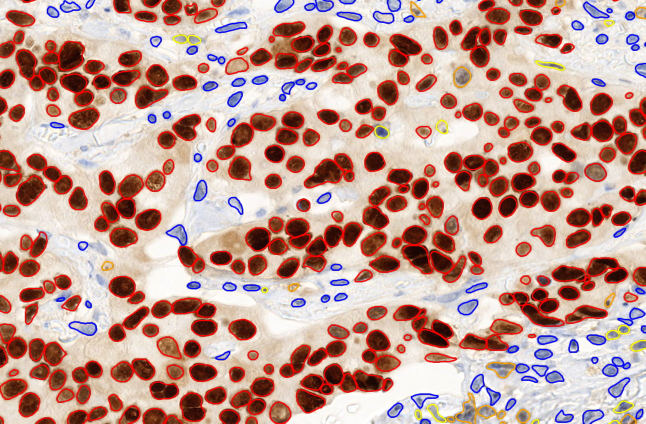
#> input picture example/ref.jpg, 1291 x 847 px (shown at 1/2 size)
$ python -i segmentation.py   (imports and definitions only)
#> lines starting #> are read from the running program, lines starting #| are printed output that depends on the picture; after the words box and inside, x2 and y2 are one past the last pixel; in counts of white or black regions, pixels touching at a corner belong together
import cv2
import numpy as np
import scipy.ndimage as ndi
from skimage.color import label2rgb
from skimage.feature import peak_local_max
from skimage.segmentation import watershed

def to_grayscale(image: np.ndarray) -> np.ndarray:
    """
    Convert an RGB image to grayscale.

    Parameters:
        image (np.ndarray): RGB image (H, W, 3)

    Returns:
        np.ndarray: Grayscale image (H, W)
    """
    gray = cv2.cvtColor(image, cv2.COLOR_RGB2GRAY)
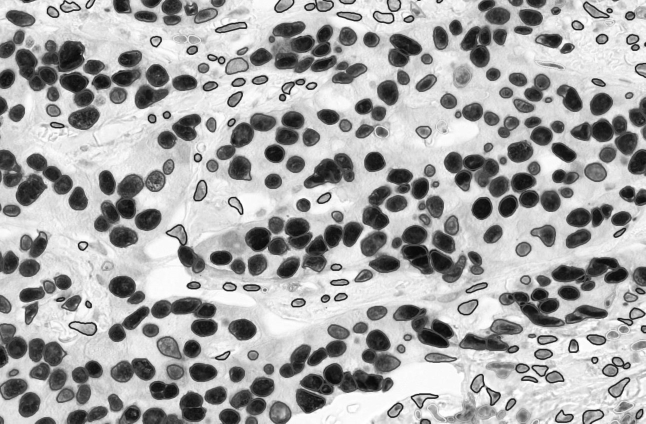
#> gray: shape (847, 1291) (shown at 1/2 size); min 4, max 255, mean 166.9
    return gray

def smooth_image(gray: np.ndarray, kernel_size: int = 5) -> np.ndarray:
    """
    Apply Gaussian blur to a grayscale image.

    Parameters:
        gray (np.ndarray): Grayscale image
        kernel_size (int): Size of the Gaussian kernel

    Returns:
        np.ndarray: Smoothed image
    """
#> called with kernel_size = 5
    blurred = cv2.GaussianBlur(gray, (kernel_size, kernel_size), 0)
    return blurred

def threshold_image(gray: np.ndarray, thr_method: str) -> np.ndarray:
    """
    Apply Otsu/Adaptive thresholding to grayscale image.

    Parameters:
        gray (np.ndarray): Grayscale image

    Returns:
        np.ndarray: Binary mask (nuclei = 1, background = 0)
    """
#> called with thr_method = 'adaptive'
    if thr_method == 'otsu':
        _, binary = cv2.threshold(gray, 0, 255, cv2.THRESH_BINARY + cv2.THRESH_OTSU)
    else:
        binary = cv2.adaptiveThreshold(gray, 255, cv2.ADAPTIVE_THRESH_GAUSSIAN_C, cv2.THRESH_BINARY, 301, 10)
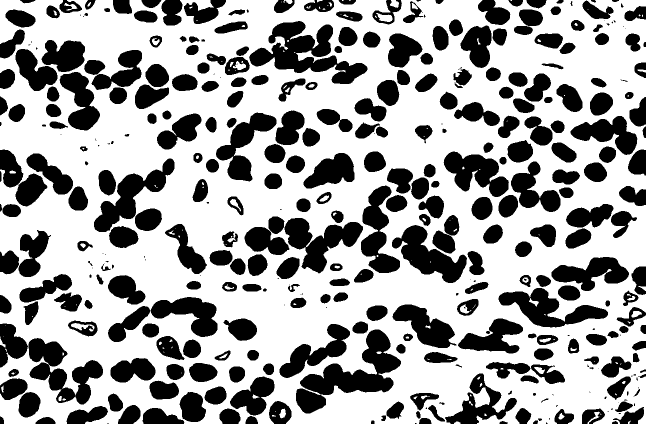
#> binary: shape (847, 1291) (shown at 1/2 size); 63.9% white; 384 black regions (69 under 20 px), largest, box (x1, y1, x2, y2) and area: (498, 42, 735, 168) 12566, (600, 659, 802, 790) 10923, (57, 676, 206, 809) 8897

    # Convert to 0 and 1
    binary = 1 - (binary // 255)
    return binary

def label_nuclei(binary: np.ndarray) -> np.ndarray:
    """
    Label connected components in a binary image.

    Parameters:
        binary (np.ndarray): Binary mask

    Returns:
        np.ndarray: Labeled mask (0 = background, 1,2,... = nuclei)
    """
    labeled, _ = ndi.label(binary)
    return labeled

def threshold_segmentation(image: np.ndarray) -> np.ndarray:
    gray = to_grayscale(image)
    blurred = smooth_image(gray)
    binary = threshold_image(blurred)
    labeled = label_nuclei(binary)
    colored = label2rgb(labeled, bg_label=0)
    return labeled, colored

def watershed_segmentation(image: np.ndarray, thr_method: str = 'adaptive') -> np.ndarray:
    """
    Perform nuclei segmentation using watershed to separate touching nuclei.

    Parameters:
        image (np.ndarray): RGB input image

    Returns:
        np.ndarray: Labeled mask (0 = background, 1,2,... = nuclei)
    """
    gray = to_grayscale(image)
    blurred = smooth_image(gray)
    binary = threshold_image(blurred, thr_method)
    distance = ndi.distance_transform_edt(binary)
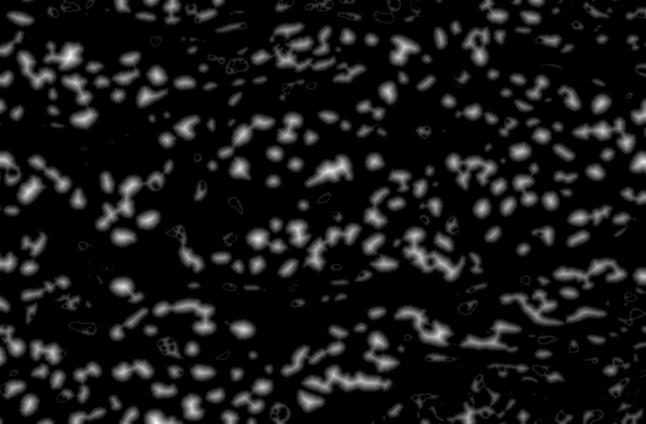
#> distance: shape (847, 1291) float64 (shown at 1/2 size); min 0, max 26, mean 2.3; drawn with min black and max white
    distance_smooth = cv2.GaussianBlur(distance, (15,15), 0)

    coords = peak_local_max(distance_smooth, min_distance = 30, labels=binary, footprint=np.ones((5, 5)))
#> coords = 323 pairs, first value 30 to 816, second value 30 to 1260
    markers = np.zeros_like(distance, dtype=int)
    for i, (y, x) in enumerate(coords, 1):
        markers[y, x] = i
#> this loop made 323 passes
#> (y, x) on passes 1 to 3: (113, 139), (341, 659), (477, 516)
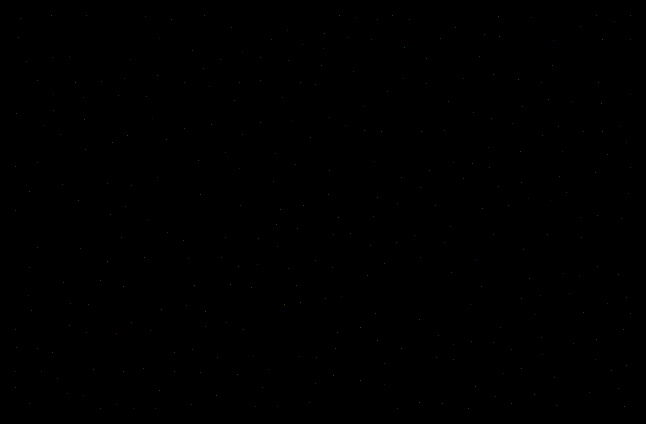
#> markers: shape (847, 1291) int64 (shown at 1/2 size); 324 distinct labels, from 0 to 323; one colour per label, 0 black

    labeled = watershed(-distance, markers, mask=binary)
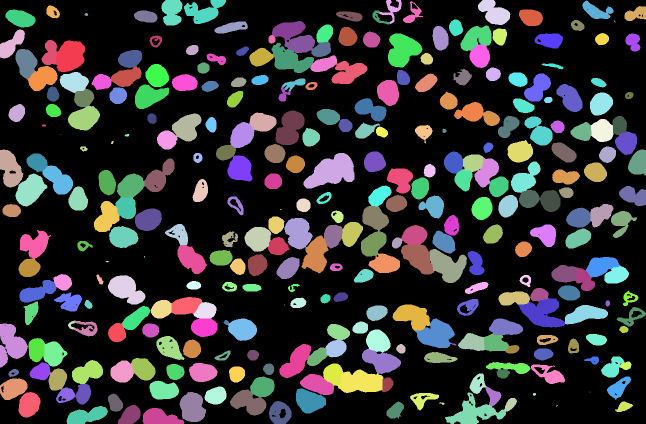
#> labeled: shape (847, 1291) int64 (shown at 1/2 size); 324 distinct labels, from 0 to 323; one colour per label, 0 black
    colored = label2rgb(labeled, bg_label=0)
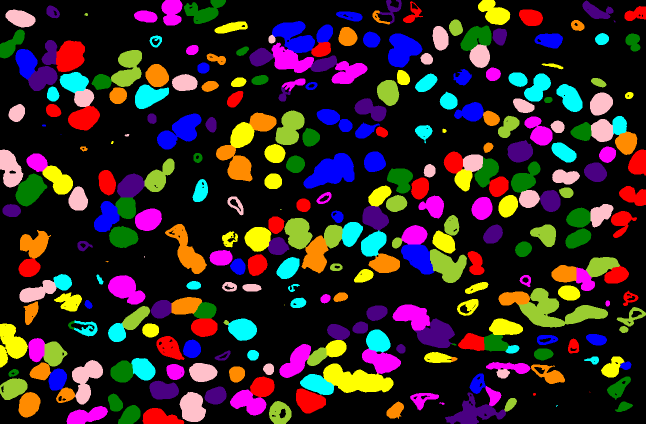
#> colored: shape (847, 1291, 3) float64 (shown at 1/2 size); mean R, G, B 0.2, 0.149, 0.151
    return labeled, colored

>>> import cv2
>>> picture = cv2.cvtColor(cv2.imread('../example/ref.jpg'), cv2.COLOR_BGR2RGB)
>>> result = watershed_segmentation(picture)
